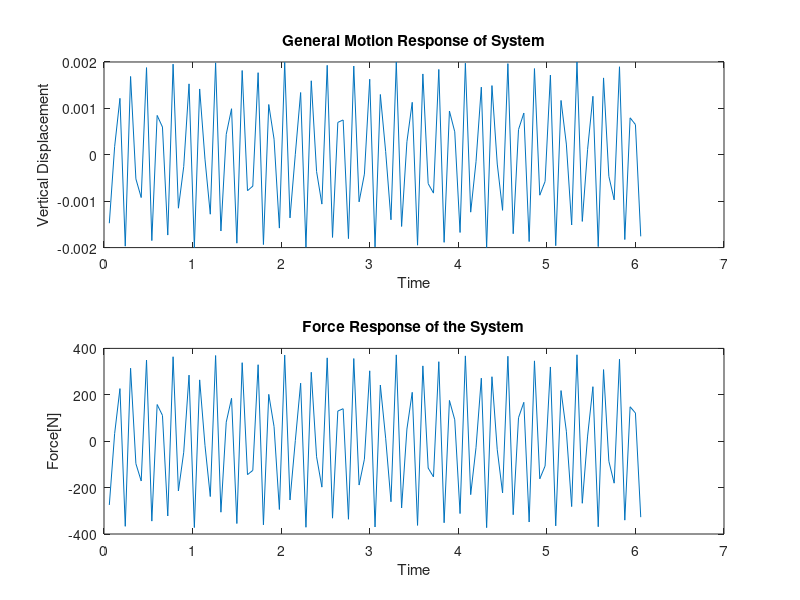

MATLAB code for this plot:
% There are many different ways to calculate the transient response of a
% spring-mass-damper system. In linear systems, the frequency of a system's
% response is exaclty equal to the frequency of the excitation. 

% in this problem, the given system response is y(t) = 0.002cos(40t).
% Therefore, w = 40 rad/s

%In other words: The system's response equation is given y(t) = 0.002*cos(40*t) which describe the system's motion due to the external force.
% But the external force equation is unknown f(t) = F_0*cos(w*t).

%Since system response general form is y(t) = Y*cos(w*t) so Y = 0.002 and w = 40 are known
%and since f(t) = F_0*cos(w*t), then F_o and w are unknown.

%Define knowns of the system
M = 150; %kg
K = 60000; %N/m
C = 1200; %N.s/m

%Parameters of the system's response
Y = 0.002;
w = 40;

%Calculations
wn = sqrt(K/M);
r = w/wn;
Z = C/(2*sqrt(K*M));

F_o = Y*K*(sqrt((1-r^2)^2 + (2*Z*r)^2));
disp(F_o);
disp(w);

% Plotting
for i=1:101,
    t(i) = 6* i/100;
    y(i) = Y*cos(40*t(i));
    f_(i) = F_o*cos(40*t(i));
end

subplot(2,1,1);
plot(t,y);
title('General Motion Response of System');
xlabel('Time');
ylabel('Vertical Displacement');
subplot(2,1,2);
plot(t,f_);
title('Force Response of the System');
xlabel('Time');
ylabel('Force[N]');
